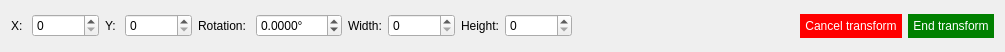
<?xml version="1.0" encoding="UTF-8"?>
<ui version="4.0">
 <class>TransformToolMenu</class>
 <widget class="QWidget" name="TransformToolMenu">
  <property name="geometry">
   <rect>
    <x>0</x>
    <y>0</y>
    <width>1005</width>
    <height>52</height>
   </rect>
  </property>
  <property name="windowTitle">
   <string>Form</string>
  </property>
  <layout class="QHBoxLayout" name="horizontalLayout">
   <item>
    <widget class="QLabel" name="label_4">
     <property name="text">
      <string>X: </string>
     </property>
    </widget>
   </item>
   <item>
    <widget class="QSpinBox" name="xSpinBox">
     <property name="maximum">
      <number>999999</number>
     </property>
    </widget>
   </item>
   <item>
    <widget class="QLabel" name="label_5">
     <property name="text">
      <string>Y: </string>
     </property>
    </widget>
   </item>
   <item>
    <widget class="QSpinBox" name="ySpinBox">
     <property name="maximum">
      <number>999999</number>
     </property>
    </widget>
   </item>
   <item>
    <widget class="QLabel" name="label">
     <property name="text">
      <string>Rotation: </string>
     </property>
    </widget>
   </item>
   <item>
    <widget class="QDoubleSpinBox" name="rotationSpinBox">
     <property name="prefix">
      <string/>
     </property>
     <property name="suffix">
      <string>°</string>
     </property>
     <property name="decimals">
      <number>4</number>
     </property>
     <property name="minimum">
      <double>-359.999900000000025</double>
     </property>
     <property name="maximum">
      <double>359.999900000000025</double>
     </property>
     <property name="singleStep">
      <double>0.010000000000000</double>
     </property>
     <property name="stepType">
      <enum>QAbstractSpinBox::DefaultStepType</enum>
     </property>
    </widget>
   </item>
   <item>
    <widget class="QLabel" name="label_2">
     <property name="text">
      <string>Width:</string>
     </property>
    </widget>
   </item>
   <item>
    <widget class="QSpinBox" name="widthSpinBox">
     <property name="maximum">
      <number>999999</number>
     </property>
    </widget>
   </item>
   <item>
    <widget class="QLabel" name="label_3">
     <property name="text">
      <string>Height:</string>
     </property>
    </widget>
   </item>
   <item>
    <widget class="QSpinBox" name="heightSpinBox">
     <property name="maximum">
      <number>999999</number>
     </property>
    </widget>
   </item>
   <item>
    <spacer name="horizontalSpacer">
     <property name="orientation">
      <enum>Qt::Horizontal</enum>
     </property>
     <property name="sizeHint" stdset="0">
      <size>
       <width>40</width>
       <height>20</height>
      </size>
     </property>
    </spacer>
   </item>
   <item>
    <widget class="QPushButton" name="cancelPushButton">
     <property name="styleSheet">
      <string notr="true">background-color: red;
border:none;
color: white;
padding: 5px;</string>
     </property>
     <property name="text">
      <string>Cancel transform</string>
     </property>
    </widget>
   </item>
   <item>
    <widget class="QPushButton" name="endTransformPushButton">
     <property name="styleSheet">
      <string notr="true">background-color: green;
border:none;
color: white;
padding: 5px;</string>
     </property>
     <property name="text">
      <string>End transform</string>
     </property>
    </widget>
   </item>
  </layout>
 </widget>
 <resources/>
 <connections/>
</ui>
